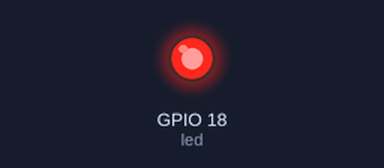
Bench run of a program on a simulated ESP32 board running MicroPython. Shown: output pins drawn as LEDs (lit = HIGH). Wiring (from the project's diagram.json): red LED on GPIO 18. What the program prints to the serial console is not drawn.

Above: at 2.5 s.
At 5.5 s:
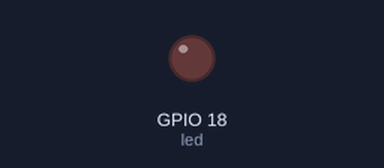
Timing chart, 0 to 7.8 s (numbered marks = the images above):
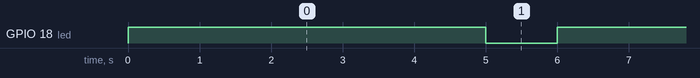

Measured:
- by itself, GPIO 18 (led): alternates HIGH for 5.0 s and LOW for 1.0 s

The program:

main.py
```python
from machine import Pin
from time import sleep_ms

LED_PIN = 18
DRIVE_LEVELS = (Pin.DRIVE_0, Pin.DRIVE_1, Pin.DRIVE_2, Pin.DRIVE_3)
# Collega sempre una resistenza da 220 ohm in serie al LED, anche su hardware.
# Le correnti indicate sono stime con 3.3 V, LED rosso da circa 2 V e drive interno approssimato.
LABELS = (
    'Drive 5 mA; I LED circa 3.7 mA stimata con R=220 ohm',
    'Drive 10 mA; I LED circa 4.6 mA stimata con R=220 ohm',
    'Drive 20 mA; I LED circa 5.2 mA stimata con R=220 ohm',
    'Drive 40 mA; I LED circa 5.5 mA stimata con R=220 ohm',
)
ON_MS = 5000
OFF_MS = 1000
led = Pin(LED_PIN, Pin.OUT, value=0)

while True:
    for i in range(len(DRIVE_LEVELS)):
        led.value(0)           # Cambia configurazione a LED spento.
        led.init(drive=DRIVE_LEVELS[i])  # Conserva modo e livello del pin.
        print(LABELS[i])        # La corrente effettiva non viene misurata.
        led.value(1)
        sleep_ms(ON_MS)         # Durata virtuale di questa fase.
        led.value(0)
        sleep_ms(OFF_MS)
```
